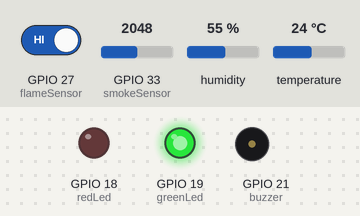
Simulated run of this sketch. Board: ESP32. On the bench: output pins drawn as LEDs (lit = HIGH), buzzer (waves = sounding, pin HIGH). The test bench sets the inputs (shaded band); at power-on: GPIO 27 (flameSensor) HIGH, GPIO 33 (smokeSensor) = 2048, humidity 55 %, temperature 24 °C. WiFi joins after 1.5 s; servers stay silent unless stated; what the sketch prints to the serial monitor is not drawn.

Above: at 3.0 s.
3.1 s: GPIO 27 (flameSensor) driven LOW
At 4.3 s:
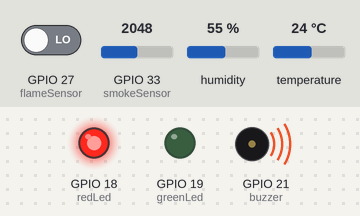
4.6 s: GPIO 27 (flameSensor) driven HIGH
At 5.7 s:
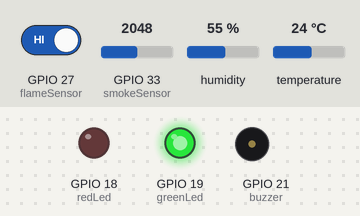
Timing chart, 0 to 7.6 s (numbered marks = the images above; inputs shaded):
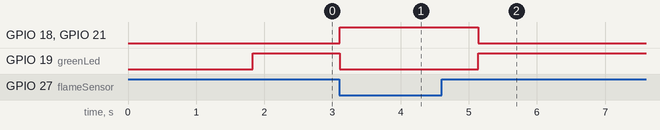

Measured:
- after the input at 3.1 s, GPIO 18 (redLed), GPIO 21 (buzzer): LOW → HIGH at once; GPIO 19 (greenLed): HIGH → LOW at once
- after the input at 4.6 s, GPIO 18 (redLed), GPIO 21 (buzzer): HIGH → LOW after 0.54 s; GPIO 19 (greenLed): LOW → HIGH after 0.54 s

The sketch:

main.ino
```cpp
#define BLYNK_TEMPLATE_ID ""
#define BLYNK_TEMPLATE_NAME ""
#define BLYNK_AUTH_TOKEN ""
#define BLYNK_PRINT Serial

#include <BlynkSimpleEsp32.h>
#include <DHT.h>

// Pin Declaration
int redLed = 18;
int greenLed = 19;
int buzzer = 21;
int smokeSensor = 33;
int flameSensor = 27;
#define DHTPIN 26

//Variables Declaration
int sensorThres = 400;      // Your threshold value
int flame_detected;   //Stores flame state
int analogSensor;   //Stores smoke value
float humi;   //Stores humidity value
float temp;   //Stores temperature value

#define DHTTYPE DHT11   // DHT 11
DHT dht(DHTPIN, DHTTYPE);

char auth[ ] = "";
char ssid[ ] = "fire";
char pass[ ] = "fire@123";

void setup() {
  // put your setup code here, to run once:
  Serial.begin(115200);
  pinMode(redLed, OUTPUT);
  pinMode(greenLed, OUTPUT);
  pinMode(buzzer, OUTPUT);
  pinMode(smokeSensor, INPUT);
  pinMode(flameSensor, INPUT);
  digitalWrite(redLed, LOW);
  digitalWrite(greenLed, LOW);
  Blynk.begin(auth, ssid, pass);


}

void loop() {

  // put your main code here, to run repeatedly:
  Blynk.run();
  temp = dht.readTemperature();
  humi = dht.readHumidity();
  analogSensor = analogRead(smokeSensor);
  flame_detected = digitalRead(flameSensor);


  Serial.print("Humidity: ");
  Serial.print(humi);
  Serial.print(" %, Temp: ");
  Serial.print(temp-2);
  Serial.println(" Celsius");
  Serial.print("Smoke Level: ");
  Serial.print(analogSensor);
  Serial.println("ppm");
  Serial.print("Flame State: ");
  Serial.println(flame_detected);
  if(analogSensor >1500){
    Blynk.setProperty(V2, "color", "#D3435C");

    }

  if (!flame_detected) {
    Blynk.logEvent("fire_detected", "🔥 Fire Alert: Evacuate now. Use nearest exit. Stay calm. Safety first. 🔥");
    digitalWrite(redLed, HIGH);
    digitalWrite(greenLed, LOW);
    digitalWrite(buzzer, HIGH);
    Blynk.virtualWrite(V4, "Fire Detected");
    Blynk.setProperty(V3, "color", "#D3435C");
    delay(2000);
  }
  else {
    digitalWrite(redLed, LOW);
    digitalWrite(greenLed, HIGH);
    digitalWrite(buzzer, LOW);
    Blynk.virtualWrite(V4, "You are safe!");
    Blynk.setProperty(V3, "color", "#008000");
  }
  Blynk.virtualWrite(V0, temp-2);
  Blynk.virtualWrite(V1, humi);
  Blynk.virtualWrite(V2, analogSensor);
  Blynk.virtualWrite(V3, flame_detected);
  Blynk.setProperty(V2, "color", "#008000");
}
```
